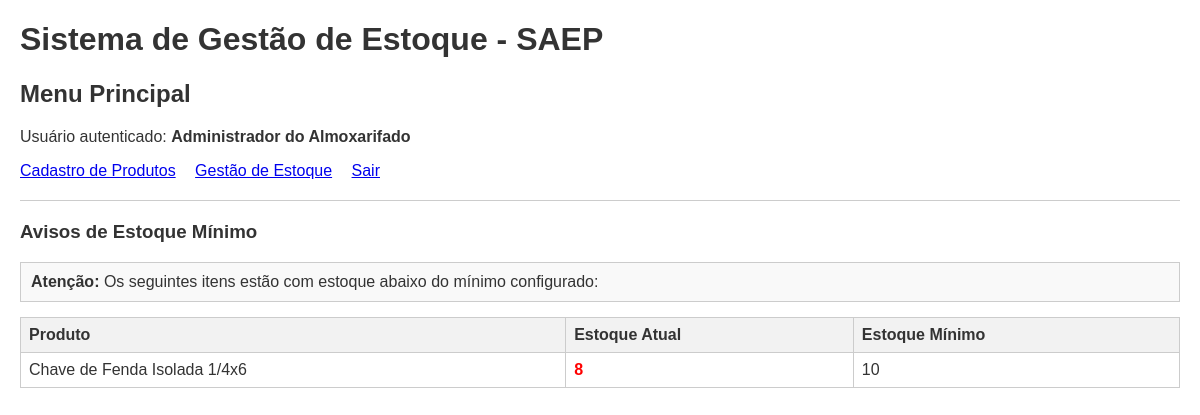
Screenshot of /app/index.php (signed in) with the database file from the repository.
### tables this page shows
CREATE TABLE produtos (
    id INT AUTO_INCREMENT PRIMARY KEY,
    codigo VARCHAR(50) NOT NULL UNIQUE,
    nome VARCHAR(100) NOT NULL,
    categoria VARCHAR(50) NOT NULL,
    descricao TEXT,
    tamanho VARCHAR(50),
    peso VARCHAR(50),
    quantidade_estoque INT NOT NULL DEFAULT 0,
    estoque_minimo INT NOT NULL DEFAULT 5
);

### app/index.php (the view, shortened to what this page needs)
<?php
require_once 'conexao.php';
$nome_usuario = $_SESSION['usuario_nome'] ?? 'Usuário';
$stmtAlerta = $pdo->query("SELECT nome, quantidade_estoque, estoque_minimo FROM produtos WHERE quantidade_estoque < estoque_minimo");
$produtosAbaixoMinimo = $stmtAlerta->fetchAll();
?>
<!DOCTYPE html>
<html lang="pt-BR">
<head>
    <link rel="stylesheet" href="style.css">
</head>
<body>
<div class="container">
    <h1>Sistema de Gestão de Estoque - SAEP</h1>
    <h2>Menu Principal</h2>
    <p>Usuário autenticado: <strong><?php echo htmlspecialchars($nome_usuario); ?></strong></p>
    <div class="nav-links">
        <a href="produtos.php">Cadastro de Produtos</a>
        <a href="estoque.php">Gestão de Estoque</a>
        <a href="logout.php">Sair</a>
    </div>
    <hr>
    <?php if (!empty($produtosAbaixoMinimo)): ?>
        <h3>Avisos de Estoque Mínimo</h3>
        <div class="mensagem mensagem-alerta">
            <strong>Atenção:</strong> Os seguintes itens estão com estoque abaixo do mínimo configurado:
        </div>
        <table>
            <thead>
                <tr>
                    <th>Produto</th>
                    <th>Estoque Atual</th>
                    <th>Estoque Mínimo</th>
                </tr>
            </thead>
            <tbody>
                <?php foreach ($produtosAbaixoMinimo as $item): ?>
                    <tr>
                        <td><?php echo htmlspecialchars($item['nome']); ?></td>
                        <td><span class="alerta-minimo"><?php echo htmlspecialchars($item['quantidade_estoque']); ?></span></td>
                        <td><?php echo htmlspecialchars($item['estoque_minimo']); ?></td>
                    </tr>
                <?php endforeach; ?>
            </tbody>
        </table>
    <?php endif; ?>
</div>
</body>
</html>

### app/style.css (style rules this page uses)
body { font-family: Arial, sans-serif; margin: 20px; color: #333; }
.nav-links { margin: 15px 0; }
.nav-links a { margin-right: 15px; }
hr { margin: 20px 0; border: 0; border-top: 1px solid #ccc; }
table { border-collapse: collapse; width: 100%; margin: 15px 0; }
table, th, td { border: 1px solid #ccc; }
th, td { padding: 8px; text-align: left; }
th { background-color: #f2f2f2; }
.mensagem { padding: 10px; margin-bottom: 15px; border: 1px solid #ccc; background-color: #f9f9f9; }
.alerta-minimo { color: red; font-weight: bold; }

### rows the page displays
produtos: nome "Chave de Fenda Isolada 1/4x6", quantidade_estoque "8", estoque_minimo "10"

### other values shown
$nome_usuario "Administrador do Almoxarifado"
